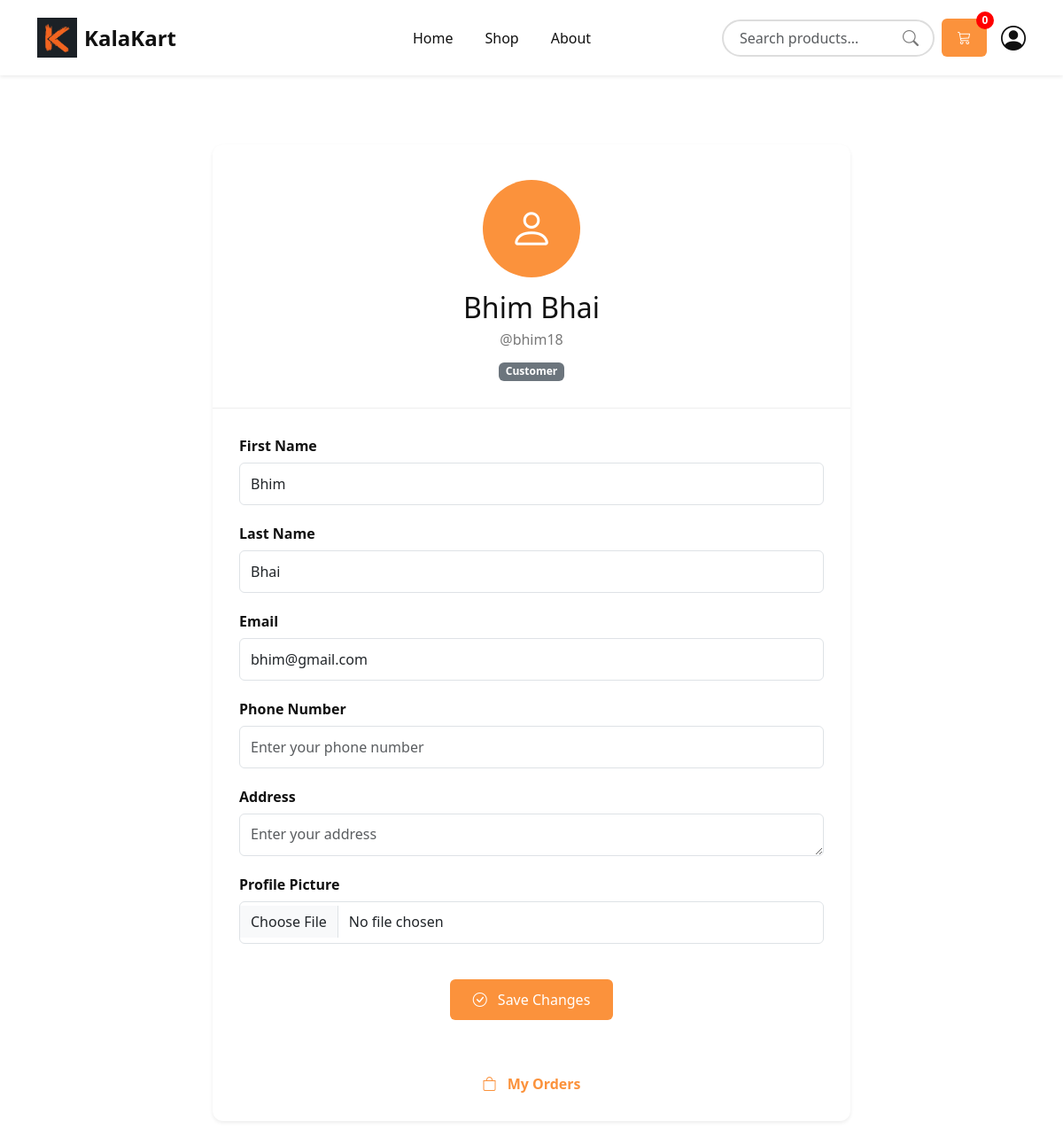
Page /profile/ (signed in) on the committed database.
### accounts/models.py (models this page shows, shortened)
class CustomUser(AbstractUser):
    USER_TYPE = (
        ('customer', 'Customer'),
        ('seller', 'Seller'),
    )
    user_type = models.CharField(
        max_length=10,
        choices=USER_TYPE,
        default='customer'
    )
    phone_number = models.CharField(
        max_length=15,
        blank=True,
        null=True
    )
    address = models.TextField(
        blank=True,
        null=True
    )
    profile_image = models.ImageField(
        upload_to='profiles/',
        blank=True,
        null=True
    )

### base_app/views.py (the view, shortened to what this page needs)
# urls.py: path("profile/", ProfileView, name="profile"),
@login_required
def ProfileView(request):
    return render(request, "profile.html")

### base_app/context_processors.py (called while the page is built)
def cart_count(request):
    if request.user.is_authenticated:
        items = Cart.objects.filter(user=request.user)
        count = sum(item.quantity for item in items)
    else:
        count = 0
    return {
        "cart_count": count
    }

### Template/profile.html (shortened to what this page needs)
{% extends 'base.html' %}
{% block content %}
<section class="profile-section">
  <div class="container">
<div class="row justify-content-center">
  <div class="col-lg-8">
    <div class="profile-card shadow-sm">
      <div class="profile-header text-center">
        {% if user.profile_image %}
          <img
            src="{{ user.profile_image.url }}"
            alt="Profile Image"
            class="profile-image"
          />
        {% else %}
          <div class="profile-placeholder">
            <i class="bi bi-person"></i>
          </div>
        {% endif %}
        <h2 class="profile-name">
          {% if user.first_name or user.last_name %}
            {{ user.first_name }} {{ user.last_name }}
          {% else %}
            {{ user.username }}
          {% endif %}
        </h2>
        <p class="profile-username">
          @{{ user.username }}
        </p>
        {% if user.user_type == "seller" %}
          <span class="badge bg-warning text-dark">
            Seller
          </span>
        {% else %}
          <span class="badge bg-secondary">
            Customer
          </span>
        {% endif %}
      </div>
      <form
        method="POST"
        enctype="multipart/form-data"
        class="profile-form"
      >
        <div class="profile-form-group">
          <label for="first_name">
            First Name
          </label>
          <input
            type="text"
            id="first_name"
            name="first_name"
            class="form-control"
            value="{{ user.first_name }}"
            placeholder="Enter your first name"
          />
        </div>
        <div class="profile-form-group">
          <label for="last_name">
            Last Name
          </label>
          <input
            type="text"
            id="last_name"
            name="last_name"
            class="form-control"
            value="{{ user.last_name }}"
            placeholder="Enter your last name"
          />
        </div>
        <div class="profile-form-group">
          <label for="email">
            Email
          </label>
          <input
            type="email"
            id="email"
            name="email"
            class="form-control"
            value="{{ user.email }}"
            placeholder="Enter your email"
          />
        </div>
        <div class="profile-form-group">
          <label for="phone_number">
            Phone Number
          </label>
          <input
            type="text"
            id="phone_number"
            name="phone_number"
            class="form-control"
            value="{{ user.phone_number|default:'' }}"
            placeholder="Enter your phone number"
          />
        </div>
        <div class="profile-form-group">
          <label for="address">
            Address
          </label>
          <textarea
            id="address"
            name="address"
            class="form-control"
            rows="3"
            placeholder="Enter your address"
          >{{ user.address|default:'' }}</textarea>
        </div>
        <div class="profile-form-group">
          <label for="profile_image">
            Profile Picture
          </label>
          <input
            type="file"
            id="profile_image"
            name="profile_image"
            class="form-control"
            accept="image/*"
          />
        </div>
        <div class="profile-actions">
          <button
            type="submit"
            class="btn btn-profile"
          >
            <i class="bi bi-check-circle me-2"></i>
            Save Changes
          </button>
        </div>
      </form>
      <div class="profile-bottom-actions">
        {% if user.user_type == "customer" %}
          <a
            href="{% url 'my-orders' %}"
            class="profile-link"
          >
            <i class="bi bi-bag me-2"></i>
            My Orders
          </a>
        {% endif %}
      </div>
    </div>
  </div>
</div>
  </div>
</section>
{% endblock %}

### Static/css/style.css (style rules this page uses)
:root { --bg-color: #ffffff; --navbar-color: #ffffff; --text-color: #111111; --main-color: #fb923c; }
body { background-color: var(--bg-color); color: var(--text-color); transition: 0.3s; }
.form-control { height: 40px; }
.form-control, .form-select { height: 48px; border-radius: 8px; }
.profile-section { padding: 30px 0 60px; }
.profile-card { background-color: var(--bg-color); border-radius: 12px; overflow: hidden; }
.profile-header { padding: 40px 20px 30px; border-bottom: 1px solid #eeeeee; }
.profile-image, .profile-placeholder { width: 110px; height: 110px; border-radius: 50%; margin: 0 auto 15px; }
.profile-placeholder { display: flex; align-items: center; justify-content: center; background-color: var(--main-color); color: white; font-size: 50px; }
.profile-name { margin-bottom: 5px; color: var(--text-color); }
.profile-username { color: #777; margin-bottom: 10px; }
.profile-actions { padding: 20px 30px 30px; text-align: center; }
.btn-profile { background-color: var(--main-color); color: white; padding: 10px 25px; border-radius: 6px; }
.profile-form { padding: 30px; }
.profile-form-group { margin-bottom: 20px; }
.profile-form-group label { display: block; margin-bottom: 7px; font-weight: 600; color: var(--text-color); }
.profile-form-group .form-control { padding: 10px 12px; border-radius: 6px; }
.profile-bottom-actions { padding: 0 30px 30px; text-align: center; }
.profile-link { color: var(--main-color); text-decoration: none; font-weight: 600; }

### rows in the picture
CustomUser: first_name "Bhim", last_name "Bhai", username "bhim18", email "bhim@gmail.com"

### other values in the picture
{{ cart_count }} "0"
